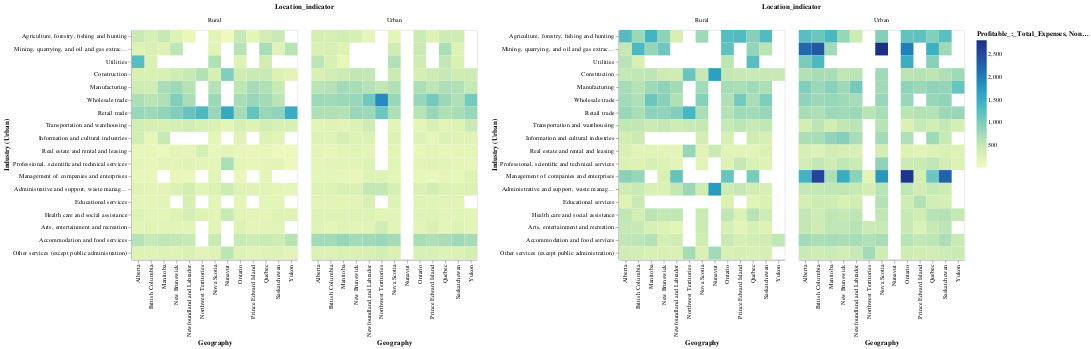

The notebook cell saved with this chart:
### Code cell
top_ind_sb_prof_Geo_avgexp | top_ind_sb_nonprof_Geo_avgexp

### Figure 1 — Vega-Lite specification as saved in the notebook (floating-point values rounded to 4 significant figures; data arrays with more than 128 entries replaced by an {"elided": "..."} marker saying what was removed)
{"config": {"view": {"continuousWidth": 400, "continuousHeight": 300}}, "hconcat": [{"facet": {"type": "nominal", "field": "Location_indicator"}, "spec": {"mark": "rect", "encoding": {"color": {"type": "quantitative", "field": "Profitable_:_Total_Expenses"}, "size": {"type": "quantitative", "field": "Profitable_:_Total_Expenses"}, "x": {"type": "ordinal", "field": "Geography"}, "y": {"type": "nominal", "field": "North_American_Industry_Classification_System_NAICS", "sort": "-x", "title": "Industry (Urban)"}}}}, {"facet": {"type": "nominal", "field": "Location_indicator"}, "spec": {"mark": "rect", "encoding": {"color": {"type": "quantitative", "field": "Non-profitable_:_Total_expenses"}, "size": {"type": "quantitative", "field": "Non-profitable_:_Total_expenses"}, "x": {"type": "ordinal", "field": "Geography"}, "y": {"type": "nominal", "field": "North_American_Industry_Classification_System_NAICS", "sort": "-x", "title": "Industry (Urban)"}}}}], "data": {"name": "data-bfb61a2871c2ae6d681db12dc07fb058"}, "$schema": "https://vega.github.io/schema/vega-lite/v4.8.1.json", "datasets": {"data-bfb61a2871c2ae6d681db12dc07fb058": {"elided": "450 records"}}}
